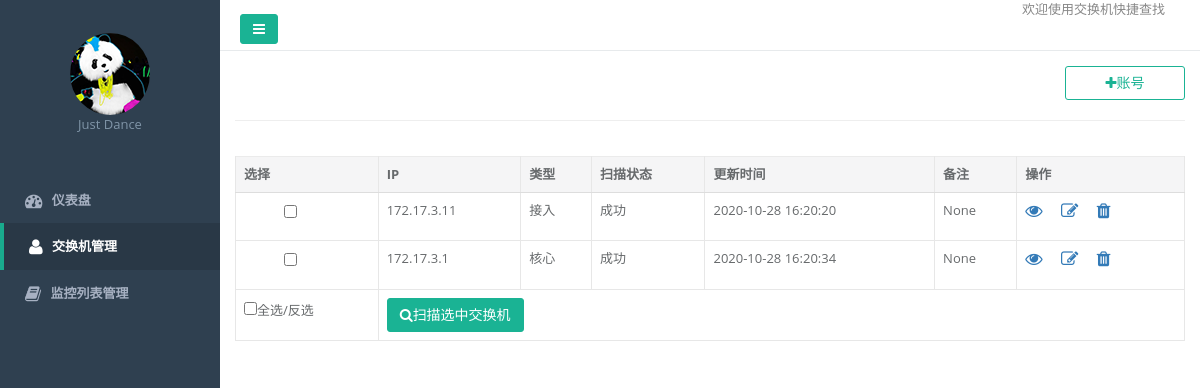
The page /switch/ on the database as committed earlier.
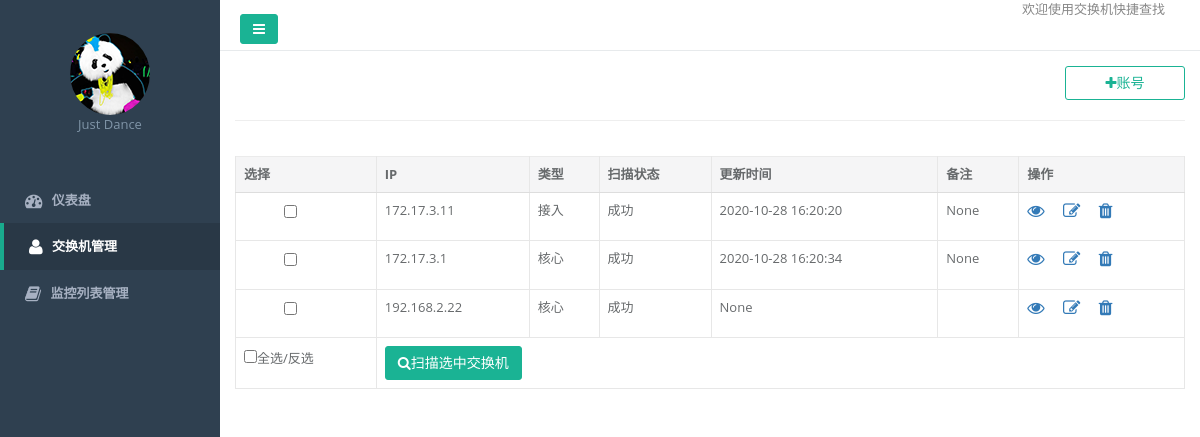
The same page on the database as committed later.
### common/models/Sw.py (models this page shows)
class Sw(db.Model):
    __tablename__ = 'Sw'
    id = db.Column(db.Integer, primary_key=True)
    ipaddr = db.Column(db.Text)
    user = db.Column(db.Text)
    passwd = db.Column(db.Text)
    iscore = db.Column(db.Integer, default=0)
    status = db.Column(db.Integer, default=0)
    update_time = db.Column(db.Text)
    create_time = db.Column(db.Text)
    note = db.Column(db.Text)
    @property
    def iscore_desc(self):
        iscore_mapping = {
            "1": "核心",
            "0": "接入",
        }
        return iscore_mapping[str(self.iscore)]
    @property
    def status_desc(self):
        status_mapping = {
            "1": "失败",
            "0": "成功",
        }
        return status_mapping[str(self.status)]

### web/switch/index.py (the view)
@route_sw.route('/')
def index():
    resp_data = {}
    sw_info = Sw.query.all()
    resp_data['info'] = sw_info
    return ops_render('switch/index.html', resp_data)

### common/Helper.py (called while the page is built)
def ops_render(template, context={}):
    return render_template(template, **context)

### common/UrlManager.py (called while the page is built)
    @staticmethod
    def buildUrl(path):
        return path

    @staticmethod
    def buildStaticUrl(path):
        ver = "%s" % (int(time.time()))
        path = "/static" + path + "?ver=" + ver
        return UrlManager.buildUrl(path)

### web/templates/switch/index.html (shortened to what this page needs)
{% extends "common/layout_main.html" %}
{% block content %}
    <div class="form-group">
    <div class="form-horizontal m-t m-b">
    <div class="row">
        <div class="col-lg-12">
            <a class="btn btn-w-m btn-outline btn-primary pull-right"
               href="{{ buildUrl('/switch/set') }}">
                <i class="fa fa-plus"></i>账号
            </a>
        </div>
    </div>
    <hr>
    <div class="row">
        <div class="col-lg-12">
            <form class="form-inline wrap_search">
                <table class="table table-bordered m-t">
                    <thead>
                    <tr>
                        <th>选择</th>
                        <th>IP</th>
                        <th>类型</th>
                        <th>扫描状态</th>
                        <th>更新时间</th>
                        <th>备注</th>
                        <th>操作</th>
                    </tr>
                    </thead>
                    {% if info %}
                        {% for item in info %}
                            <tr>
                                <td>
                                    <ul id="list"><input type="checkbox" name="selectFlag" value="{{ item.id }}"></ul>
                                </td>
                                <td>{{ item.ipaddr }}</td>
                                <td>{{ item.iscore_desc }}</td>
                                <td>{{ item.status_desc }}</td>
                                <td>{{ item.update_time }}</td>
                                <td>{{ item.note }}</td>
                                <td>
                                    <a href="{{ buildUrl('/switch/info') }}?id={{ item.id }}">
                                        <i class="fa fa-eye fa-lg"></i>
                                    </a>
                                    <a class="m-l" href="{{ buildUrl('/switch/set') }}?id={{ item.id }}">
                                        <i class="fa fa-edit fa-lg"></i>
                                    </a>
                                    <a class="m-l remove" href="javascript:void(0);" data="{{ item.id }}">
                                        <i class="fa fa-trash fa-lg"></i>
                                    </a>
                                </td>
                            </tr>
                        {% endfor %}
                        <tr>
                            <td>
                                <input type="checkbox" id="allAndNotAll"/>全选/反选
                            </td>
                            <td colspan="6">
                                <button type="button" class="btn  btn-primary scan" id="getValue">
                                    <i class="fa fa-search"></i>扫描选中交换机
                                </button>
                            </td>
                        </tr>
                    {% else %}
                        <tr>
                            <td colspan="7">暂无数据</td>
                        </tr>
                    {% endif %}
                </table>
            </form>
        </div>
    </div>
{% endblock %}

### web/templates/common/layout_main.html (shortened to what this page needs)
<!DOCTYPE html>
<html>
<head>
    <link href="{{ buildStaticUrl('/bootstrap/bootstrap.min.css') }}" rel="stylesheet">
    <link href="{{ buildStaticUrl('/font-awesome/css/font-awesome.min.css') }}" rel="stylesheet">
    <link href="{{ buildStaticUrl('/css/style.css') }}" rel="stylesheet">
</head>
<body>
<div id="wrapper">
    <nav class="navbar-default navbar-static-side" role="navigation">
        <div class="sidebar-collapse">
            <ul class="nav metismenu" id="side-menu">
                <li class="nav-header">
                    <div class="profile-element text-center">
                        <img alt="image" class="img-circle" src="{{ buildStaticUrl('/images/logo.png') }}"/>
                        <p class="text-muted">Just Dance</p>
                    </div>
                </li>
                <li class="default">
                    <a href="{{ buildUrl('/') }}"><i class="fa fa-dashboard fa-lg"></i>
                        <span class="nav-label">仪表盘</span></a>
                </li>
                <li class="switch">
                    <a href="{{ buildUrl('/switch/') }}"><i class="fa fa-user fa-lg"></i> <span
                            class="nav-label">交换机管理</span></a>
                </li>
                <li class="mon">
                    <a href="{{ buildUrl('/mon/') }}"><i class="fa fa-book fa-lg"></i> <span
                            class="nav-label">监控列表管理</span></a>
                </li>
            </ul>
        </div>
    </nav>
    <div id="page-wrapper" class="gray-bg" style="background-color: #ffffff;">
        <div class="row border-bottom">
            <nav class="navbar navbar-static-top" role="navigation" style="margin-bottom: 0">
                <div class="navbar-header">
                    <a class="navbar-minimalize minimalize-styl-2 btn btn-primary " href="javascript:void(0);"><i class="fa fa-bars"></i> </a>
                </div>
                <ul class="nav navbar-top-links navbar-right">
                    <li>
						<span class="m-r-sm text-muted welcome-message">
                            欢迎使用交换机快捷查找
                        </span>
                    </li>
                </ul>
            </nav>
        </div>
        {% block content %}{% endblock %}
    </div>
</div>
</body>
</html>

Rows that differ between the two databases and show on the page:
added Sw: ipaddr "192.168.2.22", iscore_desc "核心", status_desc "成功", update_time "None"
